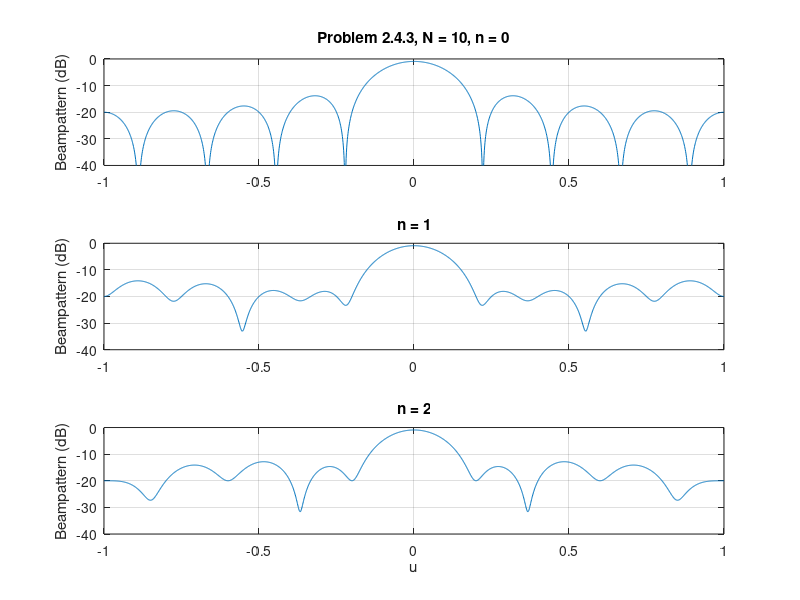
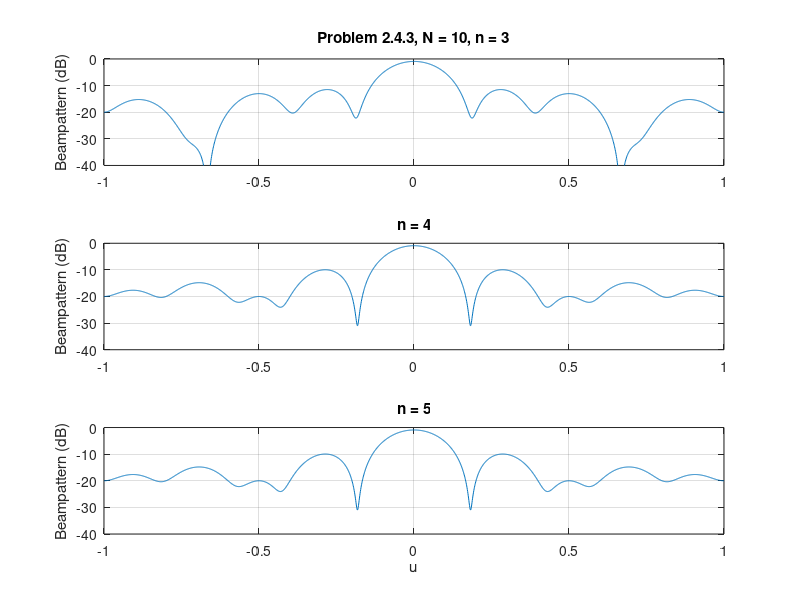

The MATLAB script that drew these images, in order:
%%%%%%%%%%%%%%%%%%%%%%%%%%%%%%%%
% Problem 2.4.3
% Xin Zhang
% Last updated 2/11/99
%%%%%%%%%%%%%%%%%%%%%%%%%%%%%%%%

clear all;
close all;

N = 10;
M = (N-1)/2;
D = (-M:M).';
psi = pi*(-1:0.001:1);
vv = exp(j*D*psi);

w = 1/N*[ones(N,1)];

for n = 0:5
   B(n+1,:) = w'*vv-1/N*exp(j*(n-M)*psi);
end
B = 10*log10(abs(B).^2);

for l = 1:6
   if l > 3
      k = l-3;
   else
      k = l;
   end
   if l == 1 | l == 4
      figure;
   end
   subplot(3,1,k)
   plot(psi/pi,B(l,:))
   axis([-1 1 -40 0])
   grid on
   if l == 3 | l == 6
      xlabel('u')
   end
   ylabel('Beampattern (dB)')
   title(['n = ',num2str(l-1)])
   if l == 1 | l == 4
   	title(['Problem 2.4.3, N = 10, n = ',num2str(l-1)'])
   end
end
